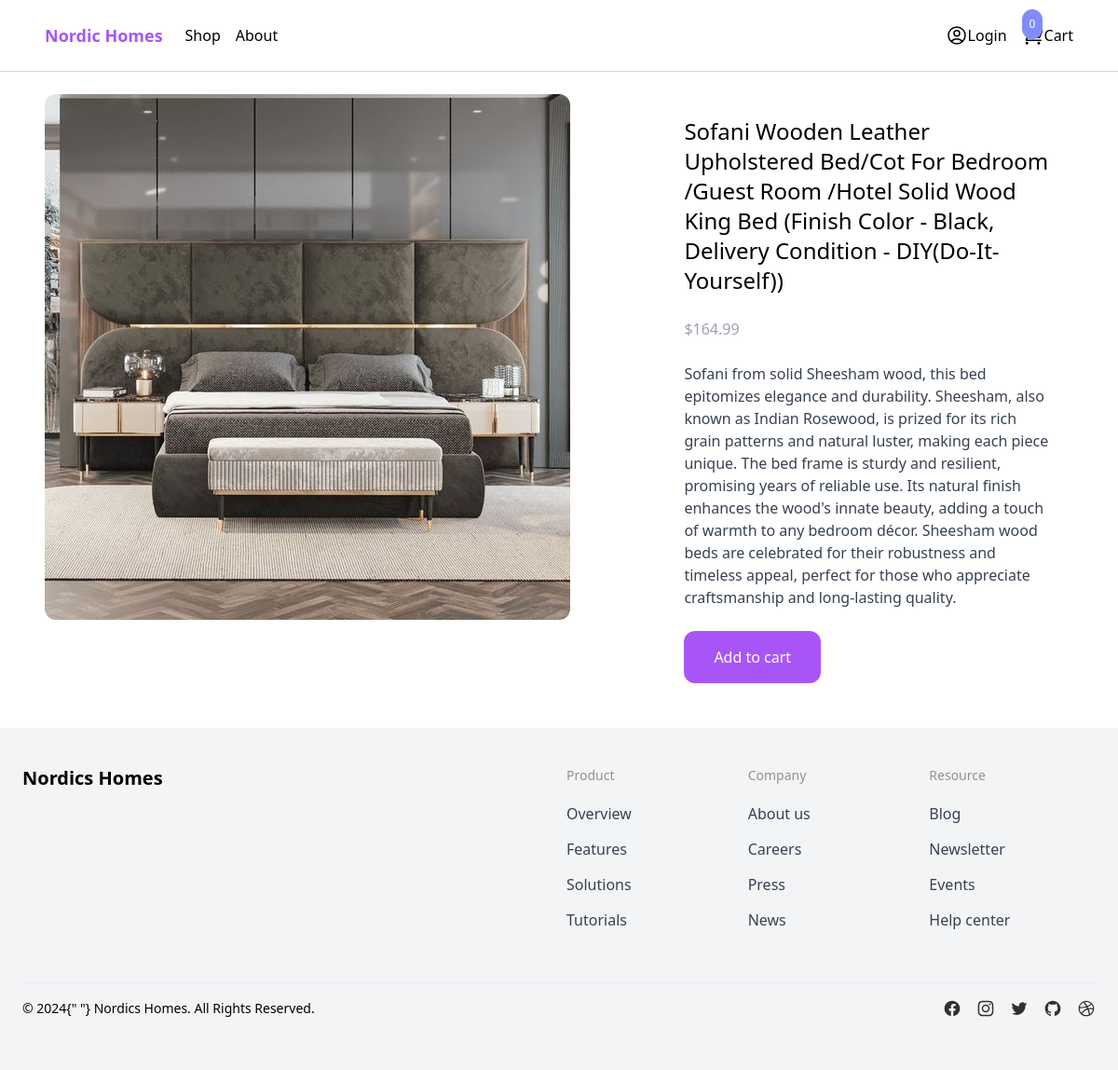
The page /shop/sofani-wooden-leather-upholstered-bed-cot-for-bedr/ on the database its author committed.
### products/models.py (models this page shows, shortened)
class Product(models.Model):
    category = models.ForeignKey(Category, related_name='products', on_delete=models.CASCADE)
    name = models.CharField(max_length=255)
    slug = models.SlugField()
    description  = models.TextField(blank=True, null=True)
    price = models.IntegerField()
    created_at = models.DateTimeField(auto_now_add=True)
    image = models.ImageField(upload_to='uploads/', blank=True, null=True)
    thumbnail = models.ImageField(upload_to='uploads/', blank=True, null=True)
    class Meta:
        ordering = ('-created_at',)
    def get_display_price(self):
        return self.price / 100

### products/views.py (the view)
# urls.py: path('shop/<slug:slug>/', product, name='product'),
def product(request, slug):
    product = get_object_or_404(Product, slug=slug)
    return render(request, 'product/product.html', {'product': product})

### cart/cart.py (called while the page is built)
    def __len__(self):
        return sum(item['quantity'] for item in self.cart.values())

### cart/context_processors.py (called while the page is built)
def cart(request):
    return{'cart': Cart(request)}

### products/templates/product/product.html (shortened to what this page needs)
{% extends 'core/base.html' %}
{% block content %}
<div class="max-w-6xl mx-auto flex flex-wrap py-6 px-6 xl:px-0">
   <div class="images w-full mb-6 lg:mb-0 lg:w-3/5">
    <img class="rounded-xl" src="{% if product.image %}{{ product.image.url }}{% else %}http://via.placeholder.com/240x240x.jpg{% endif  %}" alt="">
   </div>
   <div class="information w-full lg:w-2/5 lg:p-6">
    <h1 class="text-2xl">{{ product.name }}</h1>
    <p class="mt-6 text-gray-400">${{ product.get_display_price }}</p>
    {% if product.description %}
    <p class="mt-6 text-gray-700">{{ product.description }}</p>
    {% endif %}
    <a href="#" class="mt-6 inline-block px-8 py-4 rounded-xl bg-purple-500 text-white hover:bg-purple-700"
    hx-get="{% url 'add_to_cart' product.id %}"
    hx-target="#menu-cart-button"
    hx-swap="outerHTMl">
        Add to cart
    </a>
   </div>
</div>
{% endblock content %}

### rows shown on the page
Product: image (picture), name "Sofani Wooden Leather Upholstered Bed/Cot For Bedroom /Guest Room /Hotel Solid Wood King Bed (Finish Color - Black, Delivery Condition - DIY(Do-It-Yourself))", get_display_price "164.99", description "Sofani from solid Sheesham wood, this bed epitomizes elegance and durability. Sheesham, also known as Indian Rosewood, is prized for its rich grain patterns and natural luster, making each piece unique. The bed frame is sturdy and resilient, promising years of reliable use. Its natural finish enhances the wood's innate beauty, adding a touch of warmth to any bedroom décor. Sheesham wood beds are celebrated for their robustness and timeless appeal, perfect for those who appreciate craftsmanship and long-lasting quality."

### other values the page prints
{{ cart|length }} "0"
